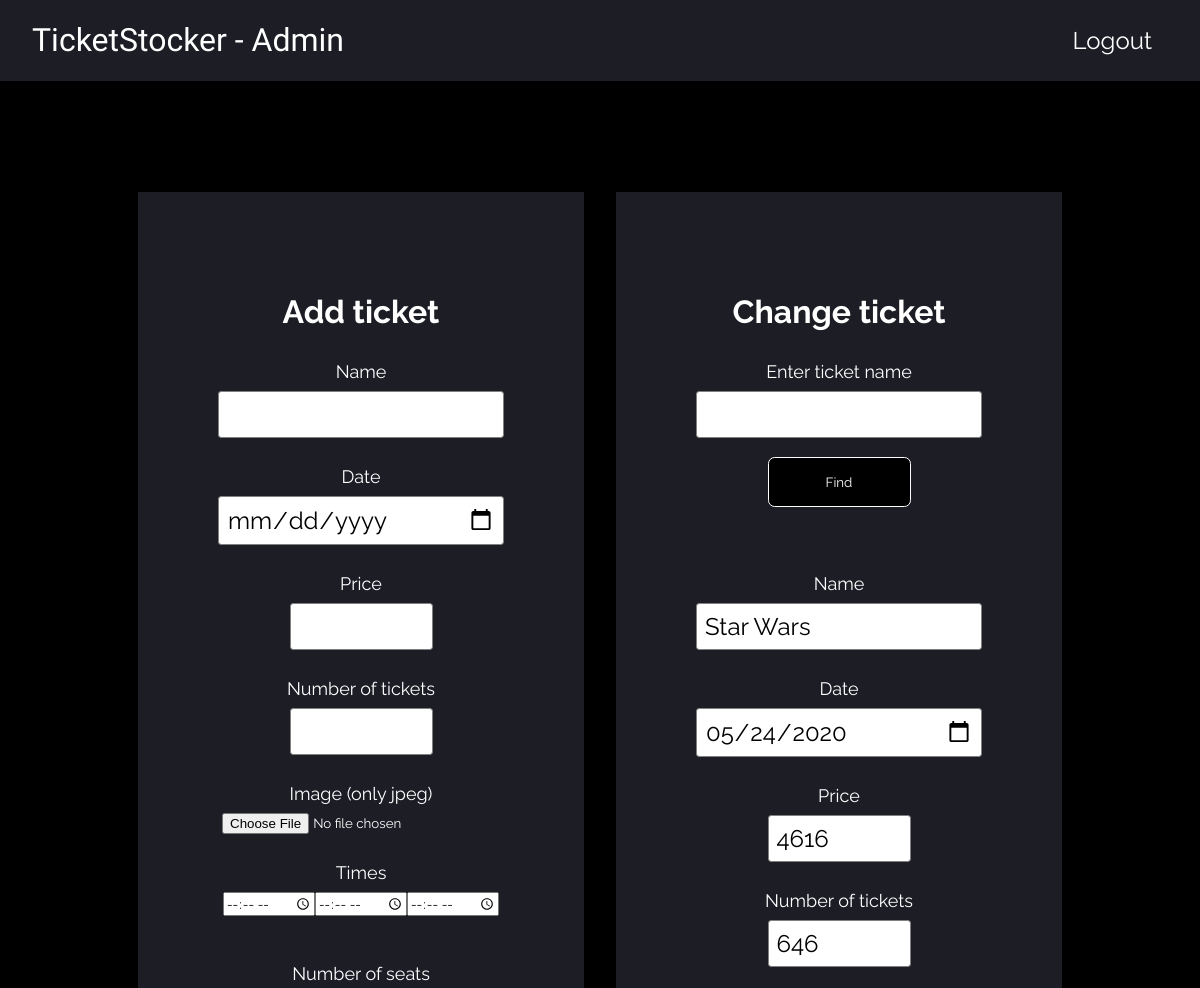
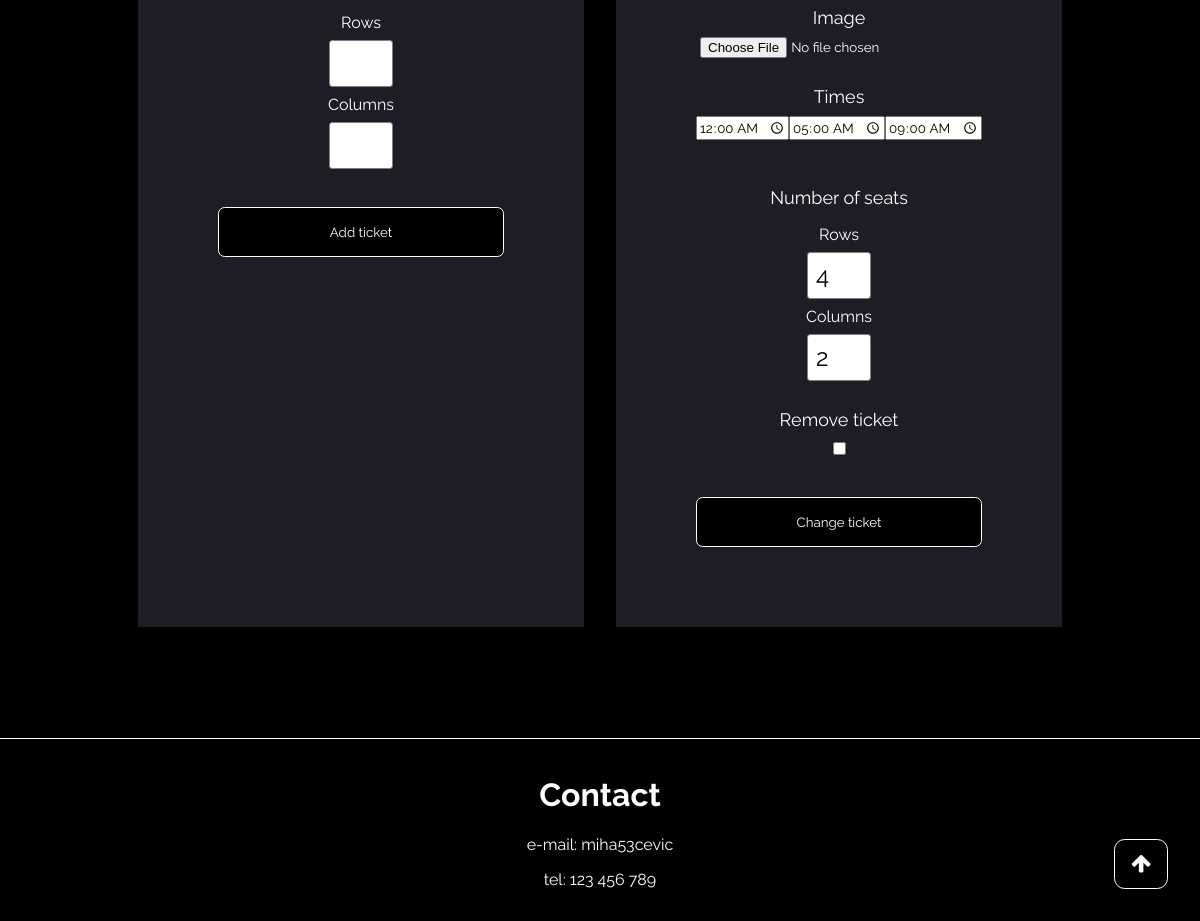
The app's page /admin/admin.php?change_ticket_name=Star Wars with its own data (2 pictures, top to bottom).
### tables this page shows
CREATE TABLE `ticket` (
  `id` int(11) NOT NULL,
  `name` varchar(255) NOT NULL,
  `date` date NOT NULL,
  `price` int(11) NOT NULL
);

CREATE TABLE `ticket_num` (
  `id` int(11) NOT NULL,
  `ticket_num` int(11) NOT NULL
);

CREATE TABLE `times` (
  `id` int(11) NOT NULL,
  `time1` time NOT NULL,
  `time2` time DEFAULT NULL,
  `time3` time DEFAULT NULL
);

CREATE TABLE `seats` (
  `id` int(11) NOT NULL,
  `row` int(11) NOT NULL,
  `col` int(11) NOT NULL
);

### src/includes/utils.php (called while the page is built, shortened)
<?php
require_once 'SqlHandler.php';
function sql_data_exists($handler) {
    return count($handler->data) > 0;
}
?>

### src/includes/SqlHandler.php (called while the page is built, shortened)
<?php
    class SqlHandler {
        public $mysqli;
        function __construct($ip, $user, $pass, $database) {
            $this->mysqli = mysqli_connect($ip, $user, $pass, $database);
        }
        function querry($sql, $read) {
            $result = mysqli_query($this->mysqli, $sql);
            return true;
        }
    };
?>

### src/admin/admin.php (the view, shortened to what this page needs)
<?php
    if (!empty($_GET)) {
        $name = $_GET["change_ticket_name"];
        require_once '../includes/utils.php';
        $handler = createSqlHandler();
        $handler->querry("SELECT id FROM ticket WHERE ticket.name = '$name'", true);
        if (sql_data_exists($handler)) {
            $id = $handler->data[0]['id'];
            $handler->querry("SELECT * FROM ticket, seats, ticket_num, times WHERE ticket.id = '$id' AND seats.id = '$id' AND ticket_num.id = '$id' AND times.id = '$id'", true);
        }
        if (sql_data_exists($handler)) {
            $exists = true;
            $date = $handler->data[0]['date'];
            $price = $handler->data[0]['price'];
            $ticket_num = $handler->data[0]['ticket_num'];
            $ticket_time1 = $handler->data[0]['time1'];
            $ticket_time2 = $handler->data[0]['time2'];
            $ticket_time3 = $handler->data[0]['time3'];
            $ticket_row = $handler->data[0]['row'];
            $ticket_col = $handler->data[0]['col'];
        } else {
            $exists = false;
        }
    }
?>
<!DOCTYPE html>
<html lang="en">
<head>
    <link rel='stylesheet' href='https://cdnjs.cloudflare.com/ajax/libs/font-awesome/4.7.0/css/font-awesome.min.css'>
    <link rel="stylesheet" href="../main.css">
</head>
<body>
    <a href="#top" class="fa fa-arrow-up fa-lg top-icon button"></a>
    <main class="main">
        <header class="header bg-sec-colour">
            <h1 class="header-title"> <a href="../index.php" class="header-title">TicketStocker - Admin</a> </h1>
            <a class="header-item" href="../login.php">Logout</a>
        </header>
        <br><br><br><br><br>
        <div class="row">
            <div class="container bg-sec-colour" style="color: white;">
                <div class="content paddingL">
                    <form action='../server_requests/add_ticket.php' method='POST' enctype='multipart/form-data'>
                        <h1 style="color: white;">Add ticket</h1>
                        <p class="pHeader">Name</p>
                        <input class="text-field" type="text" name='ticket_name' required><br><br>
                        <p class="pHeader">Date</p>
                        <input class="text-field" type="date" name='ticket_date' required><br><br>
                        <p class="pHeader">Price</p>
                        <input class="text-field w50" type="number" name='ticket_price'>
                        <br><br>
                        <p class="pHeader">Number of tickets</p>
                        <input class="text-field w50" type="text" name='ticket_num' required><br><br>
                        <p class="pHeader">Image (only jpeg)</p>
                        <input type="file" accept="image/jpeg" name='ticket_img' id='ticket_img' required><br><br>
                        <p class="pHeader">Times</p>
                        <div class="row justify-content-center">
                            <input type="time" name='ticket_time1'>
                            <input type="time" name='ticket_time2'>
                            <input type="time" name='ticket_time3'>
                        </div><br><br>
                        <p class="pHeader">Number of seats</p>
                        <p class="pText">Rows</p>
                        <input type="number" class="text-field" style="width: 4rem;" name='ticket_row' required>
                        <p class="pText">Columns</p>
                        <input type="number" class="text-field" style="width: 4rem;" name='ticket_col' required>
                        <br><br><br>
                        <input type='submit' class="button w100" value='Add ticket'></input>
                </div>
            </div>
            <div class="container bg-sec-colour" style="color: white;">
                <div class="content paddingL">
                    <form action='' method='GET'>
                        <h1 style="color: white;">Change ticket</h1>
                        <p class="pHeader">Enter ticket name</p>
                        <input class="text-field w100" type="text" name='change_ticket_name'><br><br>
                        <input type="submit" value='Find' class="button w50">
                    </form><br><br><br>
                    <?php
                        if (isset($exists) && $exists) {
                            printf('<form action="../server_requests/change_ticket.php" method="POST" enctype="multipart/form-data">');
                            printf('<p class="pHeader">Name</p>');
                            printf('<input class="text-field" type="text" name="ticket_name" value="%s"><br><br>', $name);
                            printf('<p class="pHeader">Date</p>');
                            printf('<input class="text-field" type="date" name="ticket_date" value="%s"><br><br>', $date);
                            printf('<p class="pHeader">Price</p>');
                            printf('<input class="text-field w50" type="number" name="ticket_price" value="%s">', $price);
                            printf('<br><br>');
                            printf('<p class="pHeader">Number of tickets</p>');
                            printf('<input class="text-field w50" type="text" name="ticket_num" value="%s"><br><br>', $ticket_num);
                            printf('<p class="pHeader">Image</p>');
                            printf('<input type="file" accept="image/jpeg" name="ticket_img"><br><br>');
                            printf('<p class="pHeader">Times</p>');
                            printf('<div class="row justify-content-center">');
                            printf('<input type="time" name="ticket_time1" value="%s">', $ticket_time1);
                            printf('<input type="time" name="ticket_time2" value="%s">', $ticket_time2);
                            printf('<input type="time" name="ticket_time3" value="%s">', $ticket_time3);
                            printf('</div><br><br>');
                            printf('<p class="pHeader">Number of seats</p>');
                            printf('<p class="pText">Rows</p>');
                            printf('<input type="number" class="text-field" style="width: 4rem;" name="ticket_row" value="%s">', $ticket_row);
                            printf('<p class="pText">Columns</p>');
                            printf('<input type="number" class="text-field" style="width: 4rem;" name="ticket_col" value="%s">', $ticket_col);
                            printf('<br><br>');
                            printf('<p class="pHeader">Remove ticket</p>');
                            printf('<input type="checkbox" name="ticket_remove">');
                            printf('<br><br><br>');
                            printf('<input type="hidden" name="id" value="%s">', $id);
                            printf('<input type="submit" class="button w100" value="Change ticket"></input>');
                            printf('</form>');
                        } else if (isset($exists) && !$exists) {
                            print('<p style="color: red"> Ticket does not exist! </p>');
                        }
                    ?>
                </div>
            </div>
        </div>
        <br><br><br><br><br>
        <?php
            include 'includes/footer.php'
        ?>
    </main>
</html>

### src/main.css (style rules this page uses)
* { box-sizing: border-box; font-family: Raleway; }
body { margin: 0; background-color: black; }
html { scroll-behavior: smooth; }
.main { display: flex; flex-direction: column; align-items: center; transition: margin-right 0.5s; }
.header { display: flex; flex-direction: row; width: 100%; text-align: center; background-color: transparent; padding: 0 2rem 0 2rem; }
.header-title { color: white; flex: 1; text-align: left; font-family: "Allerta Stencil"; font-weight: normal; text-decoration: none; }
.header-item { text-decoration: none; color: white; padding: 1rem; align-self: center; font-size: x-large; }
.button { background-color: black; border: 0; color: white; padding: 1rem; border-radius: 0.5em; border: 1px solid white; text-decoration: none; }
.top-icon { text-decoration: none; position: fixed; right: 2rem; bottom: 2rem; z-index: 2; }
.pHeader { padding: 0.5em; font-size: large; margin: 0; color: white; }
.pText { padding: 0.5em; font-size: medium; margin: 0; color: white; }
.text-field { border: 1px solid grey; border-radius: 0.2rem; font-size: x-large; padding: 0.5rem; width: 100%; }
.container { display: flex; flex-direction: column; margin: 1rem; background-color: #1C1D25; }
.content { padding: 1rem; text-align: center; }
.row { display: flex; flex-direction: row; }
.justify-content-center { justify-content: center; }
.bg-sec-colour { background-color: #1C1D25; }
.w100 { width: 100%; }
.w50 { width: 50%; }
.paddingL { padding: 5rem; }

### records on screen
ticket: ticket_date "05/24/2020", ticket_price "4616", ticket_num "646", ticket_time1 "00:00:00", ticket_time2 "05:00:00", ticket_time3 "09:00:00", ticket_row "4", ticket_col "2"
